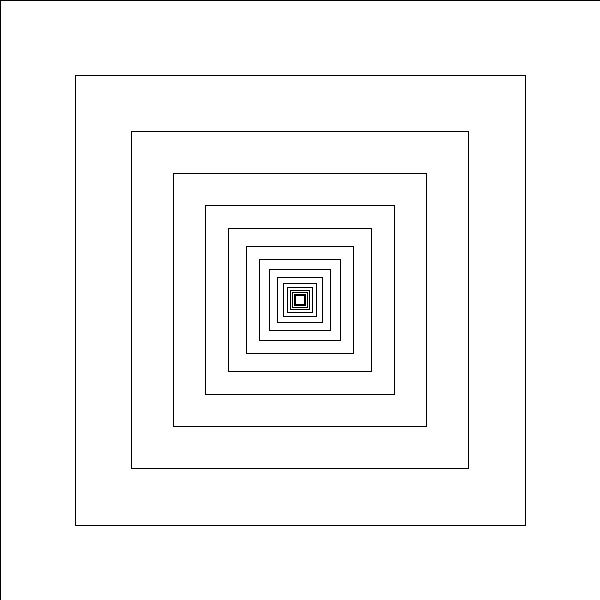
Frame 1 (no input)
Frame 60 (the mouse pressed at the canvas centre just before this capture): identical to frame 1, image omitted
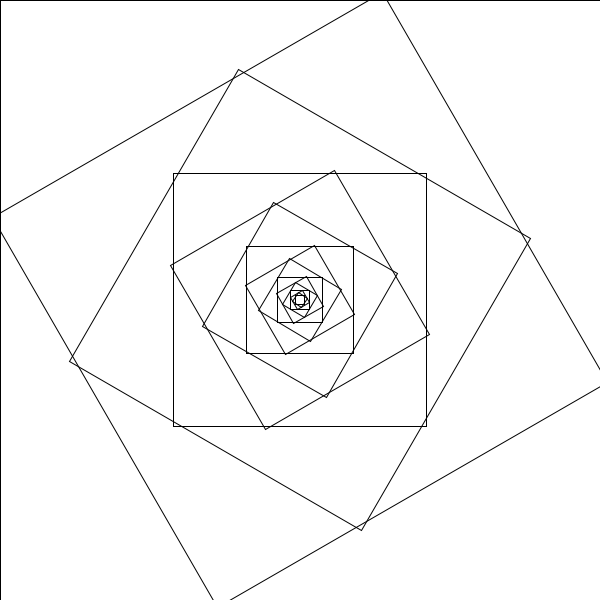
Frame 120 (the mouse held since frame 60 and released just before this capture)

The Processing sketch that drew these frames (run headless with seeded random() and noise(); from frame 60 on, the mouse is pressed at the canvas centre):

// Processing sketch: basicRecursion2
// ── basicRecursion2.pde
void setup(){
  size(600, 600); 
  background(255); 
  noFill(); 
  rectMode(CENTER); 
}

void draw(){
  background(255); 
  drawRect(width/2, height/2, width); 
}

void drawRect(int x, int y, float radius){
  rect(x, y, radius, radius); 
  
  if(radius > 10){ //base case 
    radius *= .75; 
    pushMatrix(); 
    translate(x, y); 
    float theta = mouseY/2; 
    //theta+=30; 
    rotate(radians(theta)); 
    //drawRect(x/4, y/4, radius/2);
    drawRect(0, 0, radius);
    popMatrix(); 
  }
}
